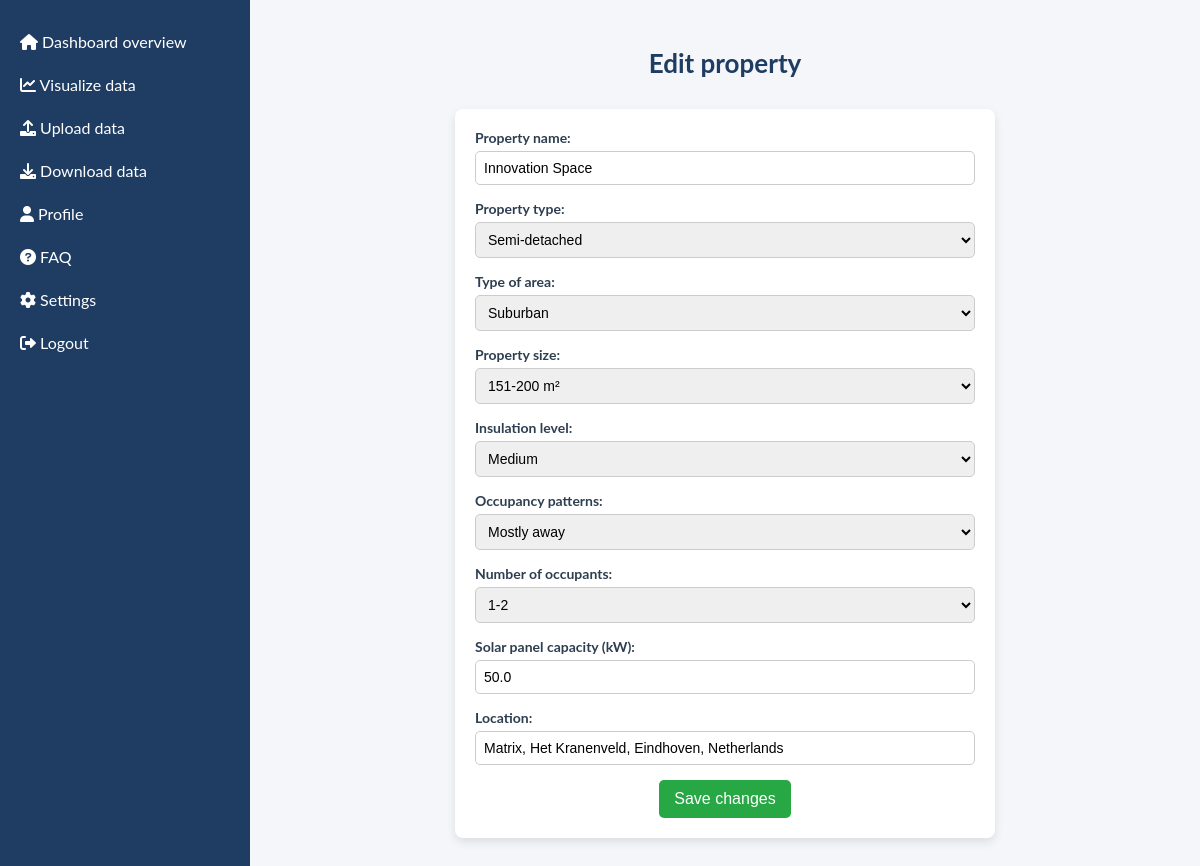
Screenshot of /edit_house/4 (signed in) with the database file from the repository.
### tables this page shows
CREATE TABLE houses (
                id INTEGER PRIMARY KEY AUTOINCREMENT,
                user_id INTEGER NOT NULL,
                name TEXT NOT NULL,
                type_of_area TEXT NOT NULL,
                house_type TEXT NOT NULL,
                house_size TEXT NOT NULL,
                occupants TEXT NOT NULL,
                occupancy_patterns TEXT NOT NULL,
                insulation_level TEXT NOT NULL,
                solar_capacity REAL NOT NULL,
                location TEXT,
                FOREIGN KEY(user_id) REFERENCES users(id)
            );

### app.py (the view, shortened to what this page needs)
@app.route('/edit_house/<int:house_id>', methods=['GET', 'POST'])
def edit_house(house_id):
    if 'user_id' not in session:
        return redirect(url_for('login'))
    with sqlite3.connect(db_file) as conn:
        conn.row_factory = sqlite3.Row
        c = conn.cursor()
        c.execute('SELECT * FROM houses WHERE id = ?', (house_id,))
        house = c.fetchone()
    return render_template('edit_house.html', house=house)

### templates/edit_house.html (shortened to what this page needs)
<!DOCTYPE html>
<html lang="en">
<head>
    <link rel="stylesheet" href="{{ url_for('static', filename='css/sidebar.css') }}">
    <link rel="stylesheet" href="{{ url_for('static', filename='css/edit_house.css') }}">
    <link rel="stylesheet" href="https://cdnjs.cloudflare.com/ajax/libs/font-awesome/6.0.0-beta3/css/all.min.css">
</head>
<body>
    <div class="sidebar" id="sidebar">
        <a href="{{ url_for('dashboard') }}"><i class="fas fa-home"></i> Dashboard overview</a>
        <a href="{{ url_for('visualize_data') }}"><i class="fas fa-chart-line"></i> Visualize data</a>
        <a href="{{ url_for('upload') }}"><i class="fas fa-upload"></i> Upload data</a>
        <a href="{{ url_for('download') }}"><i class="fas fa-download"></i> Download data</a>
        <a href="{{ url_for('profile') }}"><i class="fas fa-user"></i> Profile</a>
        <a href="{{ url_for('faq') }}"><i class="fas fa-question-circle"></i> FAQ</a>
        <a href="{{ url_for('settings') }}"><i class="fas fa-cog"></i> Settings</a>
        <a href="{{ url_for('logout') }}"><i class="fas fa-sign-out-alt"></i> Logout</a>
    </div>
    <div class="dashboard-content">
        <h1 class="page-title">Edit property</h1>
        <form action="{{ url_for('edit_house', house_id=house['id']) }}" method="post" class="form-container">
            <label for="house_name">Property name:</label>
            <input type="text" id="house_name" name="house_name" value="{{ house['name'] }}" required>
            <label for="house_type">Property type:</label>
            <select id="house_type" name="house_type" required>
                <option value="Semi-detached" {% if house['house_type']=='Semi-detached' %}selected{% endif %}>Semi-detached</option>
            </select>
            <label for="type_of_area">Type of area:</label>
            <select id="type_of_area" name="type_of_area" required>
                <option value="Suburban" {% if house['type_of_area']=='Suburban' %}selected{% endif %}>Suburban</option>
            </select>
            <label for="house_size">Property size:</label>
            <select id="house_size" name="house_size" required>
                <option value="151-200" {% if house['house_size']=='151-200' %}selected{% endif %}>151-200 m²</option>
            </select>
            <label for="insulation_level">Insulation level:</label>
            <select id="insulation_level" name="insulation_level" required>
                <option value="Medium" {% if house['insulation_level']=='Medium' %}selected{% endif %}>Medium</option>
            </select>
            <label for="occupancy_patterns">Occupancy patterns:</label>
            <select id="occupancy_patterns" name="occupancy_patterns" required>
                <option value="Mostly away during the day" {% if house['occupancy_patterns']=='Mostly away during the day' %}selected{% endif %}>Mostly away</option>
            </select>
            <label for="occupants">Number of occupants:</label>
            <select id="occupants" name="occupants" required>
                <option value="1-2" {% if house['occupants']=='1-2' %}selected{% endif %}>1-2</option>
            </select>
            <label for="solar_capacity">Solar panel capacity (kW):</label>
            <input type="number" id="solar_capacity" name="solar_capacity" value="{{ house['solar_capacity'] }}" step="0.1" min="0">
            <label for="location">Location:</label>
            <input type="text" id="location" name="location" value="{{ house['location'] }}" placeholder="Enter location" required>
            <button type="submit" class="btn save-btn">Save changes</button>
        </form>
    </div>
</body>
</html>

### static/css/sidebar.css (style rules this page uses)
.sidebar { width: 250px; height: 100%; position: fixed; top: 0; left: 0; background-color: #1f3c63; color: white; padding-top: 20px; text-align: left; z-index: 1000; }
.sidebar a { padding: 12px 20px; font-size: 16px; color: #fff; text-decoration: none; display: block; transition: background-color 0.3s, color 0.3s; font-family: 'Lato', sans-serif; font-weight: 400; }

### static/css/edit_house.css (style rules this page uses)
body { font-family: 'Lato', sans-serif; background-color: #f5f6fa; color: #2d3e50; margin: 0; }
.dashboard-content { margin-left: 250px; padding: 30px; color: #2d3e50; background-color: #f4f6f9; text-align: left; }
.dashboard-content h1 { font-size: 26px; font-weight: bold; color: #1f3c63; margin-bottom: 30px; text-align: center; }
form { max-width: 500px; margin: 0 auto; background: #ffffff; padding: 20px; border-radius: 8px; box-shadow: 0 4px 10px rgba(0, 0, 0, 0.1); text-align: left; }
form label { font-size: 14px; font-weight: bold; margin-bottom: 5px; display: block; color: #2d3e50; }
form input, form select { font-size: 14px; padding: 8px; width: 100%; margin-bottom: 15px; border: 1px solid #ccc; border-radius: 5px; box-sizing: border-box; }
form button { background-color: #28a745; color: white; font-size: 16px; padding: 10px 15px; border: none; border-radius: 5px; cursor: pointer; display: block; margin: 0 auto; text-align: center; transition: background-color 0.3s ease; }

### rows the page displays
houses: house_name "Innovation Space", house_type "Semi-detached", type_of_area "Suburban", house_size "151-200 m²", insulation_level "Medium", occupancy_patterns "Mostly away", occupants "1-2", solar_capacity "50.0", location "Matrix, Het Kranenveld, Eindhoven, Netherlands"
